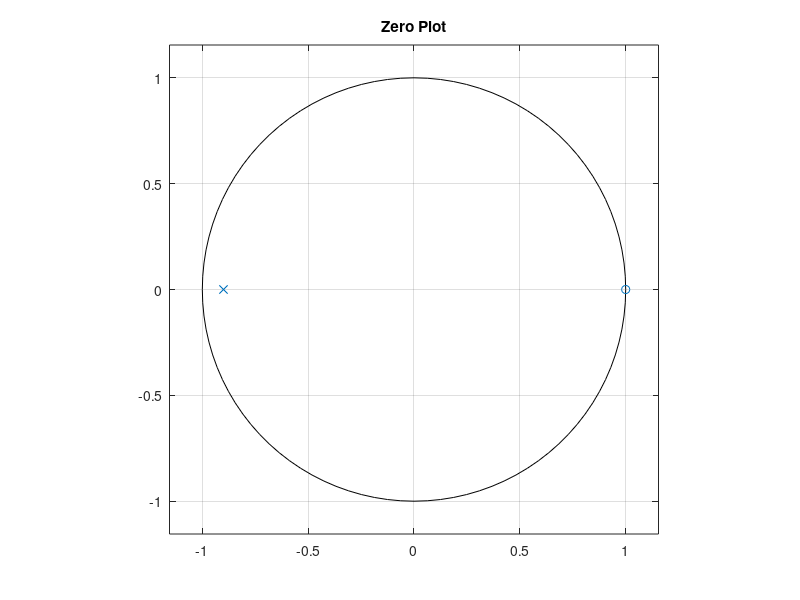
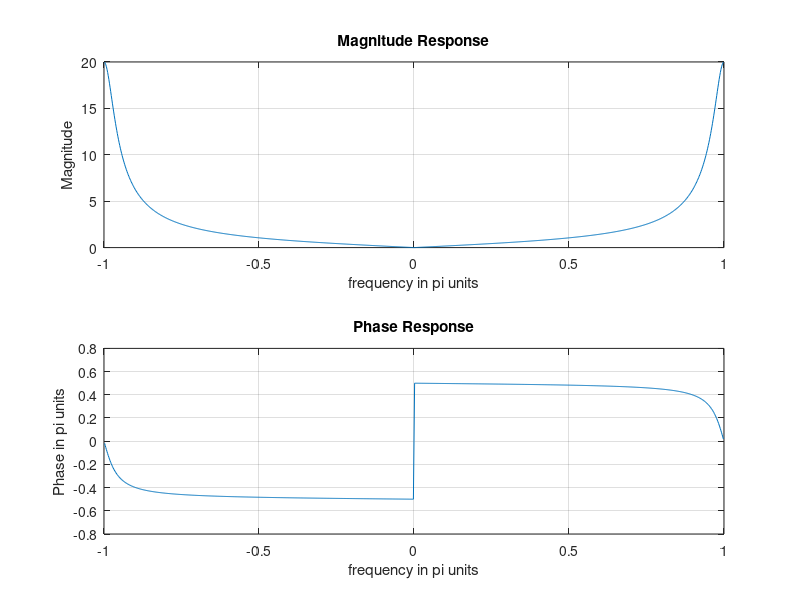

Write MATLAB code to recreate these figures, in order.
clc
clear all
close all

% high pass
b = [1 -1]
a = [1 0.9]

figure, zplane(b,a), title('Zero Plot');

[H,w] = freqz(b,a);
w =[-flipud(w(2:end)); w];  % flipping the rows
H=[conj(flipud(H(2:end))); H];
magH = abs(H); phaH = angle(H);
figure, subplot(2,1,1);plot(w/pi,magH);grid
xlabel('frequency in pi units'); ylabel('Magnitude');
title('Magnitude Response')
subplot(2,1,2);plot(w/pi,phaH/pi) ;grid
xlabel('frequency in pi units'); ylabel('Phase in pi units');
title('Phase Response')
